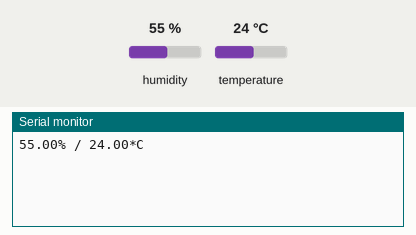
The sketch below on a simulated Arduino Uno, built with avr-gcc and run on an emulated ATmega328P. On the bench: the last lines printed to the serial monitor. The test bench sets the inputs (shaded band); at power-on: humidity 55 %, temperature 24 °C.

Above: at 2.7 s.
2.8 s: humidity set to 22 %
At 8.0 s:
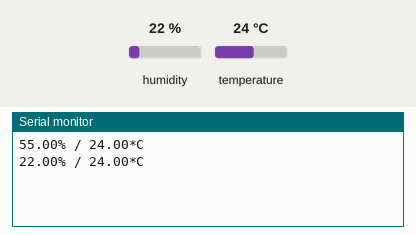
8.8 s: temperature set to 12 °C
At 12.7 s:
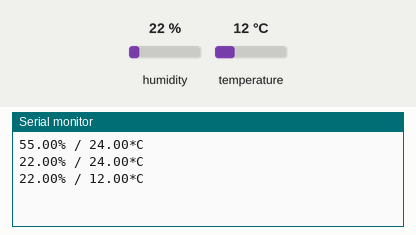
14.8 s: humidity set to 40 %
At 17.4 s:
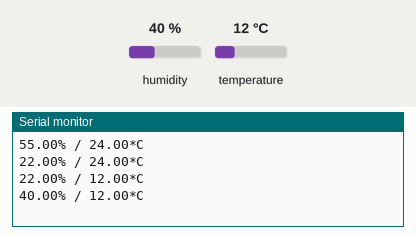
Timing chart, 0 to 18.9 s (numbered marks = the images above; inputs shaded):
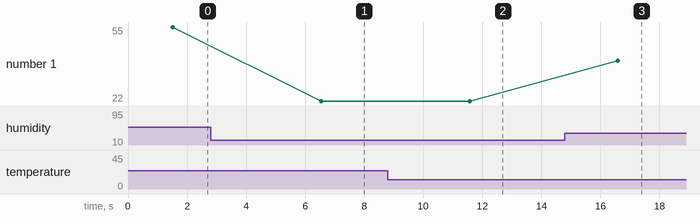

Measured:
- after the input at 2.8 s, the serial monitor: prints a new line after 3.7 s (image 1)
- after the input at 8.8 s, the serial monitor: prints a new line after 2.8 s (image 2)
- after the input at 14.8 s, the serial monitor: prints a new line after 1.8 s (image 3)
- plotted number 1: 55 → 22 after the input at 2.8 s, 22 → 40 after the input at 14.8 s

The sketch:

weather.ino
```cpp
#include <SoftwareSerial.h>       //import Software Serial library
SoftwareSerial myStream(10, 11);  //pins for Rx and Tx respectively
//store sensor data in string
#include <dht.h>


#define dht_apin A0 // Analog Pin sensor is connected to

dht DHT;

void setup(){

  Serial.begin(9600);
  delay(500);//Delay to let system boot
 // Serial.println("DHT11 Humidity & temperature Sensor\n\n");
  delay(1000);//Wait before accessing Sensor

}//end "setup()"

void loop(){
  //Start of Program

    DHT.read11(dht_apin);

    //Serial.print("Current humidity = ");
    Serial.print(DHT.humidity);
    Serial.print("% / ");
  //  Serial.print("temperature = ");
    Serial.print(DHT.temperature);
    Serial.println("*C");

    delay(5000);//Wait 5 seconds before accessing sensor again.

  //Fastest should be once every two seconds.

}
```
